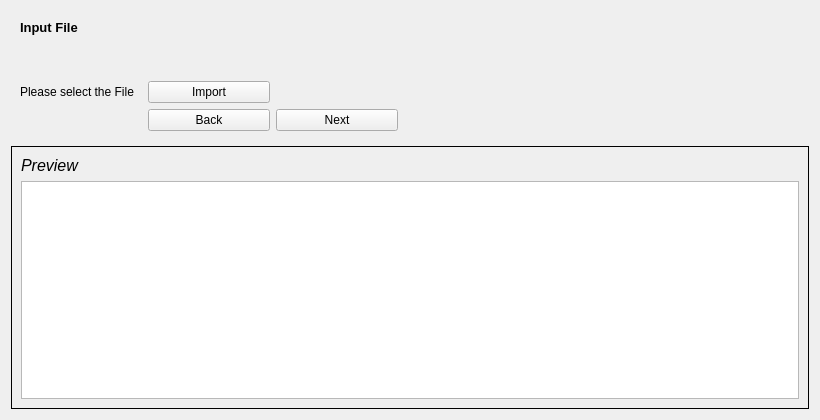
      <widget class="QWidget" name="first_page">
       <property name="minimumSize">
        <size>
         <width>820</width>
         <height>420</height>
        </size>
       </property>
       <property name="maximumSize">
        <size>
         <width>1000000</width>
         <height>1000000</height>
        </size>
       </property>
       <layout class="QGridLayout" name="gridLayout_6">
        <item row="1" column="0" colspan="2">
         <widget class="QFrame" name="frame_17">
          <property name="frameShape">
           <enum>QFrame::Box</enum>
          </property>
          <property name="frameShadow">
           <enum>QFrame::Plain</enum>
          </property>
          <layout class="QVBoxLayout" name="verticalLayout_13">
           <item>
            <widget class="QLabel" name="previewLabel">
             <property name="font">
              <font>
               <family>MS Sans Serif</family>
               <pointsize>12</pointsize>
               <italic>true</italic>
              </font>
             </property>
             <property name="text">
              <string>Preview</string>
             </property>
            </widget>
           </item>
           <item>
            <widget class="QTableView" name="tableView"/>
           </item>
          </layout>
         </widget>
        </item>
        <item row="0" column="0">
         <widget class="QFrame" name="Inputframe">
          <property name="frameShape">
           <enum>QFrame::NoFrame</enum>
          </property>
          <layout class="QGridLayout" name="gridLayout_4">
           <item row="2" column="1">
            <widget class="QPushButton" name="importButton">
             <property name="maximumSize">
              <size>
               <width>200</width>
               <height>16777215</height>
              </size>
             </property>
             <property name="text">
              <string>Import</string>
             </property>
            </widget>
           </item>
           <item row="2" column="0">
            <widget class="QLabel" name="label">
             <property name="maximumSize">
              <size>
               <width>200</width>
               <height>16777215</height>
              </size>
             </property>
             <property name="text">
              <string>Please select the File</string>
             </property>
            </widget>
           </item>
           <item row="3" column="1">
            <widget class="QPushButton" name="back_PushButton">
             <property name="maximumSize">
              <size>
               <width>200</width>
               <height>16777215</height>
              </size>
             </property>
             <property name="text">
              <string>Back</string>
             </property>
            </widget>
           </item>
           <item row="3" column="2">
            <widget class="QPushButton" name="next_pushButton">
             <property name="maximumSize">
              <size>
               <width>200</width>
               <height>16777215</height>
              </size>
             </property>
             <property name="text">
              <string>Next</string>
             </property>
            </widget>
           </item>
           <item row="0" column="0">
            <widget class="QLabel" name="label_3">
             <property name="maximumSize">
              <size>
               <width>16777215</width>
               <height>20</height>
              </size>
             </property>
             <property name="font">
              <font>
               <pointsize>10</pointsize>
               <weight>75</weight>
               <bold>true</bold>
              </font>
             </property>
             <property name="text">
              <string>Input File</string>
             </property>
            </widget>
           </item>
           <item row="1" column="0">
            <spacer name="verticalSpacer">
             <property name="orientation">
              <enum>Qt::Vertical</enum>
             </property>
             <property name="sizeType">
              <enum>QSizePolicy::Fixed</enum>
             </property>
             <property name="sizeHint" stdset="0">
              <size>
               <width>20</width>
               <height>40</height>
              </size>
             </property>
            </spacer>
           </item>
          </layout>
         </widget>
        </item>
       </layout>
      </widget>
